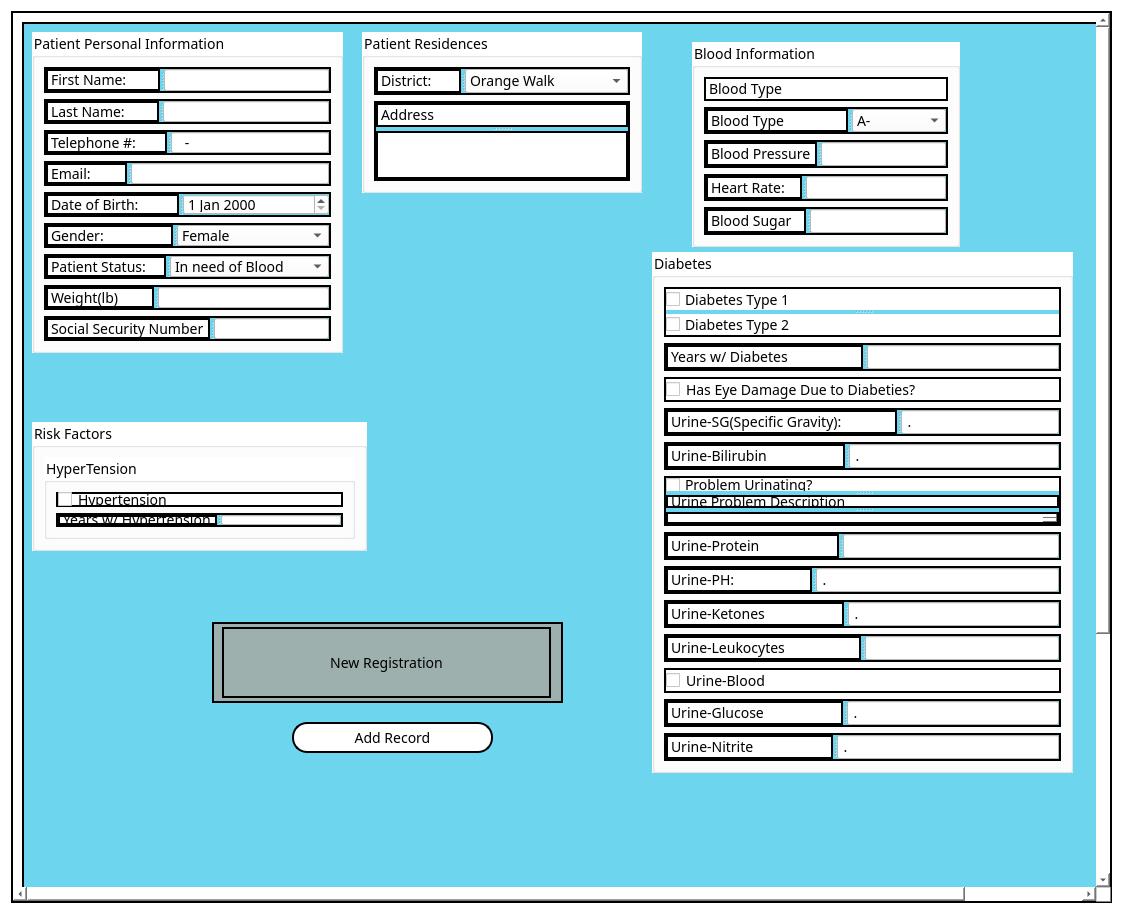
<?xml version="1.0" encoding="UTF-8"?>
<ui version="4.0">
 <class>PatientRegistration</class>
 <widget class="QDialog" name="PatientRegistration">
  <property name="geometry">
   <rect>
    <x>0</x>
    <y>0</y>
    <width>1123</width>
    <height>914</height>
   </rect>
  </property>
  <property name="windowTitle">
   <string>Dialog</string>
  </property>
  <property name="styleSheet">
   <string notr="true">*{
    font-family: century gothic;
    font-size: 14px;
}

QToolButton
{
    background: #D1D2D2;
    border-radius: 30px;
}

QLabel
{
    color: black;
}

QPushButton
{
   border: 2px solid black;
   background-color: #D1D2D2;
   border-radius: 15px;
}

QPushButton:hover
{
   color: #D1D2D2;
   border-radius: 15px;
   background: #16A5C3;
}

QFrame
{
  background: #C7D1D1;
  border: 2px solid black
}

QWidget
{
   color: black;
    background-color: white;
}

QMessageBox
{
   color: black;
   background-color: white;
}</string>
  </property>
  <layout class="QVBoxLayout" name="verticalLayout">
   <item>
    <widget class="QScrollArea" name="scrollArea">
     <property name="widgetResizable">
      <bool>true</bool>
     </property>
     <widget class="QWidget" name="scrollAreaWidgetContents">
      <property name="geometry">
       <rect>
        <x>0</x>
        <y>0</y>
        <width>1218</width>
        <height>1218</height>
       </rect>
      </property>
      <layout class="QVBoxLayout" name="verticalLayout_2">
       <item>
        <widget class="QFrame" name="frame">
         <property name="minimumSize">
          <size>
           <width>1200</width>
           <height>1200</height>
          </size>
         </property>
         <property name="styleSheet">
          <string notr="true">QFrame
{
   background-color:   #6dd5ed;
}</string>
         </property>
         <property name="frameShape">
          <enum>QFrame::StyledPanel</enum>
         </property>
         <property name="frameShadow">
          <enum>QFrame::Raised</enum>
         </property>
         <widget class="QFrame" name="frame_2">
          <property name="geometry">
           <rect>
            <x>190</x>
            <y>600</y>
            <width>351</width>
            <height>81</height>
           </rect>
          </property>
          <property name="styleSheet">
           <string notr="true">QFrame
{
   background: #9db0ad;
}</string>
          </property>
          <property name="frameShape">
           <enum>QFrame::StyledPanel</enum>
          </property>
          <property name="frameShadow">
           <enum>QFrame::Raised</enum>
          </property>
          <widget class="QLabel" name="label_48">
           <property name="geometry">
            <rect>
             <x>10</x>
             <y>5</y>
             <width>329</width>
             <height>71</height>
            </rect>
           </property>
           <property name="text">
            <string>New Registration</string>
           </property>
           <property name="alignment">
            <set>Qt::AlignCenter</set>
           </property>
          </widget>
         </widget>
         <widget class="QPushButton" name="patient_add_record_btn">
          <property name="geometry">
           <rect>
            <x>270</x>
            <y>700</y>
            <width>201</width>
            <height>31</height>
           </rect>
          </property>
          <property name="styleSheet">
           <string notr="true">QPushButton
{
    color: black;
    background-color: white;
}

QPushButton:hover
{
   color: #D1D2D2;
   border-radius: 15px;
   background: #426a78;
}</string>
          </property>
          <property name="text">
           <string>Add Record</string>
          </property>
         </widget>
         <widget class="QGroupBox" name="groupBox">
          <property name="geometry">
           <rect>
            <x>10</x>
            <y>10</y>
            <width>311</width>
            <height>321</height>
           </rect>
          </property>
          <property name="title">
           <string>Patient Personal Information</string>
          </property>
          <layout class="QVBoxLayout" name="verticalLayout_17">
           <item>
            <widget class="QSplitter" name="splitter_65">
             <property name="orientation">
              <enum>Qt::Horizontal</enum>
             </property>
             <widget class="QLabel" name="FNameLabel_3">
              <property name="styleSheet">
               <string notr="true">QLabel
{
    color: black;
    background-color: white;
}</string>
              </property>
              <property name="text">
               <string>First Name:</string>
              </property>
             </widget>
             <widget class="QLineEdit" name="FNameEdit">
              <property name="styleSheet">
               <string notr="true">QLineEdit
{
    color: black;
    background-color: white;
}</string>
              </property>
             </widget>
            </widget>
           </item>
           <item>
            <widget class="QSplitter" name="splitter_66">
             <property name="orientation">
              <enum>Qt::Horizontal</enum>
             </property>
             <widget class="QLabel" name="LNameLabel_3">
              <property name="styleSheet">
               <string notr="true">QLabel
{
    color: black;
    background-color: white;
}</string>
              </property>
              <property name="text">
               <string>Last Name:</string>
              </property>
             </widget>
             <widget class="QLineEdit" name="LNameEdit">
              <property name="styleSheet">
               <string notr="true">QLineEdit
{
    color: black;
    background-color: white;
}</string>
              </property>
             </widget>
            </widget>
           </item>
           <item>
            <widget class="QSplitter" name="splitter_67">
             <property name="orientation">
              <enum>Qt::Horizontal</enum>
             </property>
             <widget class="QLabel" name="label_46">
              <property name="styleSheet">
               <string notr="true">QLabel
{
    color: black;
    background-color: white;
}</string>
              </property>
              <property name="text">
               <string>Telephone #:</string>
              </property>
             </widget>
             <widget class="QLineEdit" name="PhoneEdit">
              <property name="styleSheet">
               <string notr="true">QLineEdit
{
    color: black;
    background-color: white;
}</string>
              </property>
              <property name="inputMask">
               <string>999-9999</string>
              </property>
             </widget>
            </widget>
           </item>
           <item>
            <widget class="QSplitter" name="splitter_68">
             <property name="orientation">
              <enum>Qt::Horizontal</enum>
             </property>
             <widget class="QLabel" name="Email_3">
              <property name="styleSheet">
               <string notr="true">QLabel
{
    color: black;
    background-color: white;
}</string>
              </property>
              <property name="text">
               <string>Email:</string>
              </property>
             </widget>
             <widget class="QLineEdit" name="Email_Edit">
              <property name="styleSheet">
               <string notr="true">QLineEdit
{
    color: black;
    background-color: white;
}</string>
              </property>
             </widget>
            </widget>
           </item>
           <item>
            <widget class="QSplitter" name="splitter_69">
             <property name="orientation">
              <enum>Qt::Horizontal</enum>
             </property>
             <widget class="QLabel" name="DOBLabel">
              <property name="styleSheet">
               <string notr="true">QLabel
{
    color: black;
    background-color: white;
}</string>
              </property>
              <property name="text">
               <string>Date of Birth:</string>
              </property>
             </widget>
             <widget class="QDateEdit" name="DOB_Date_Edit"/>
            </widget>
           </item>
           <item>
            <widget class="QSplitter" name="splitter_70">
             <property name="orientation">
              <enum>Qt::Horizontal</enum>
             </property>
             <widget class="QLabel" name="GenderLabel_3">
              <property name="styleSheet">
               <string notr="true">QLabel
{
    color: black;
    background-color: white;
}</string>
              </property>
              <property name="text">
               <string>Gender:</string>
              </property>
             </widget>
             <widget class="QComboBox" name="GenderCombo">
              <property name="styleSheet">
               <string notr="true">QComboBox
{
    color: black;
    background-color: white;
}</string>
              </property>
              <item>
               <property name="text">
                <string>Female</string>
               </property>
              </item>
              <item>
               <property name="text">
                <string>Male</string>
               </property>
              </item>
             </widget>
            </widget>
           </item>
           <item>
            <widget class="QSplitter" name="splitter_71">
             <property name="orientation">
              <enum>Qt::Horizontal</enum>
             </property>
             <widget class="QLabel" name="PatientLabel_3">
              <property name="styleSheet">
               <string notr="true">QLabel
{
    color: black;
    background-color: white;
}</string>
              </property>
              <property name="text">
               <string>Patient Status:</string>
              </property>
             </widget>
             <widget class="QComboBox" name="PatientStatus_Combo">
              <property name="styleSheet">
               <string notr="true">QComboBox
{
    color: black;
    background-color: white;
}</string>
              </property>
              <item>
               <property name="text">
                <string>In need of Blood</string>
               </property>
              </item>
              <item>
               <property name="text">
                <string>On Treatment</string>
               </property>
              </item>
              <item>
               <property name="text">
                <string>Deceased</string>
               </property>
              </item>
              <item>
               <property name="text">
                <string>New Patient</string>
               </property>
              </item>
             </widget>
            </widget>
           </item>
           <item>
            <widget class="QSplitter" name="splitter_72">
             <property name="orientation">
              <enum>Qt::Horizontal</enum>
             </property>
             <widget class="QLabel" name="patient_weight_label_3">
              <property name="styleSheet">
               <string notr="true">QLabel
{
    color: black;
    background-color: white;
}</string>
              </property>
              <property name="text">
               <string>Weight(lb)</string>
              </property>
             </widget>
             <widget class="QLineEdit" name="weigthEdit">
              <property name="styleSheet">
               <string notr="true">QLineEdit
{
    color: black;
    background-color: white;
}</string>
              </property>
             </widget>
            </widget>
           </item>
           <item>
            <widget class="QSplitter" name="splitter_77">
             <property name="orientation">
              <enum>Qt::Horizontal</enum>
             </property>
             <widget class="QLabel" name="label_51">
              <property name="styleSheet">
               <string notr="true">QLabel
{
    color: black;
    background-color: white;
}</string>
              </property>
              <property name="text">
               <string>Social Security Number</string>
              </property>
             </widget>
             <widget class="QLineEdit" name="patient_ssn_Box">
              <property name="styleSheet">
               <string notr="true">QLineEdit
{
    color: black;
    background-color: white;
}</string>
              </property>
              <property name="inputMask">
               <string>999999999</string>
              </property>
             </widget>
            </widget>
           </item>
          </layout>
         </widget>
         <widget class="QGroupBox" name="groupBox_5">
          <property name="geometry">
           <rect>
            <x>10</x>
            <y>400</y>
            <width>335</width>
            <height>129</height>
           </rect>
          </property>
          <property name="title">
           <string>Risk Factors</string>
          </property>
          <layout class="QVBoxLayout" name="verticalLayout_18">
           <item>
            <widget class="QGroupBox" name="groupBox_9">
             <property name="title">
              <string>HyperTension</string>
             </property>
             <layout class="QVBoxLayout" name="verticalLayout_19">
              <item>
               <widget class="QCheckBox" name="hyper_CheckBox">
                <property name="styleSheet">
                 <string notr="true">QCheckBox
{
    color: black;
    background-color: white;
    border: 2px solid black
}</string>
                </property>
                <property name="text">
                 <string>Hypertension</string>
                </property>
               </widget>
              </item>
              <item>
               <widget class="QSplitter" name="Hypertention_Splitter">
                <property name="orientation">
                 <enum>Qt::Horizontal</enum>
                </property>
                <widget class="QLabel" name="hyperLabel_3">
                 <property name="styleSheet">
                  <string notr="true">QLabel
{
    color: black;
    background-color: white;
}</string>
                 </property>
                 <property name="text">
                  <string>Years w/ Hypertension</string>
                 </property>
                </widget>
                <widget class="QLineEdit" name="HyperYears_Edit">
                 <property name="styleSheet">
                  <string notr="true">QLineEdit
{
    color: black;
    background-color: white;
}</string>
                 </property>
                </widget>
               </widget>
              </item>
             </layout>
            </widget>
           </item>
          </layout>
         </widget>
         <widget class="QGroupBox" name="groupBox_2">
          <property name="geometry">
           <rect>
            <x>340</x>
            <y>10</y>
            <width>280</width>
            <height>161</height>
           </rect>
          </property>
          <property name="title">
           <string>Patient Residences</string>
          </property>
          <layout class="QVBoxLayout" name="verticalLayout_20">
           <item>
            <widget class="QSplitter" name="splitter_74">
             <property name="orientation">
              <enum>Qt::Horizontal</enum>
             </property>
             <widget class="QLabel" name="DistrictLabel_3">
              <property name="styleSheet">
               <string notr="true">QLabel
{
    color: black;
    background-color: white;
}</string>
              </property>
              <property name="text">
               <string>District:</string>
              </property>
             </widget>
             <widget class="QComboBox" name="DistrictCombo">
              <property name="styleSheet">
               <string notr="true">QComboBox
{
    color: black;
    background-color: white;
}</string>
              </property>
              <item>
               <property name="text">
                <string>Orange Walk</string>
               </property>
              </item>
              <item>
               <property name="text">
                <string>Cayo</string>
               </property>
              </item>
              <item>
               <property name="text">
                <string>Belize</string>
               </property>
              </item>
              <item>
               <property name="text">
                <string>Stann Creek</string>
               </property>
              </item>
              <item>
               <property name="text">
                <string>Toledo</string>
               </property>
              </item>
              <item>
               <property name="text">
                <string>Corozal</string>
               </property>
              </item>
              <item>
               <property name="text">
                <string>Other</string>
               </property>
              </item>
             </widget>
            </widget>
           </item>
           <item>
            <widget class="QSplitter" name="splitter_75">
             <property name="orientation">
              <enum>Qt::Vertical</enum>
             </property>
             <widget class="QLabel" name="label_47">
              <property name="styleSheet">
               <string notr="true">QLabel
{
    color: black;
    background-color: white;
}</string>
              </property>
              <property name="text">
               <string>Address</string>
              </property>
             </widget>
             <widget class="QTextEdit" name="Address_Text_Box">
              <property name="styleSheet">
               <string notr="true">QTextEdit
{
    color: black;
    background-color: white;
}</string>
              </property>
             </widget>
            </widget>
           </item>
          </layout>
         </widget>
         <widget class="QGroupBox" name="groupBox_7">
          <property name="geometry">
           <rect>
            <x>630</x>
            <y>230</y>
            <width>421</width>
            <height>521</height>
           </rect>
          </property>
          <property name="title">
           <string>Diabetes</string>
          </property>
          <layout class="QVBoxLayout" name="verticalLayout_15">
           <item>
            <widget class="QSplitter" name="splitter_51">
             <property name="orientation">
              <enum>Qt::Vertical</enum>
             </property>
             <widget class="QCheckBox" name="DiabetesType1Box">
              <property name="styleSheet">
               <string notr="true">QCheckBox
{
    color: black;
    background-color: white;
}</string>
              </property>
              <property name="text">
               <string>Diabetes Type 1</string>
              </property>
             </widget>
             <widget class="QCheckBox" name="DiabetesType2Box">
              <property name="styleSheet">
               <string notr="true">QCheckBox
{
    color: black;
    background-color: white;
}</string>
              </property>
              <property name="text">
               <string>Diabetes Type 2</string>
              </property>
             </widget>
            </widget>
           </item>
           <item>
            <widget class="QSplitter" name="splitter_52">
             <property name="orientation">
              <enum>Qt::Horizontal</enum>
             </property>
             <widget class="QLabel" name="diabetesLabel_3">
              <property name="styleSheet">
               <string notr="true">QLabel
{
    color: black;
    background-color: white;
}</string>
              </property>
              <property name="text">
               <string>Years w/ Diabetes</string>
              </property>
             </widget>
             <widget class="QLineEdit" name="DiabetesYearsEdit">
              <property name="styleSheet">
               <string notr="true">QLineEdit
{
    color: black;
    background-color: white;
}</string>
              </property>
              <property name="inputMask">
               <string>d09</string>
              </property>
             </widget>
            </widget>
           </item>
           <item>
            <widget class="QCheckBox" name="eyeDamageBox">
             <property name="whatsThis">
              <string>&lt;html&gt;&lt;head/&gt;&lt;body&gt;&lt;p&gt;diabetic macular edema&lt;/p&gt;&lt;/body&gt;&lt;/html&gt;</string>
             </property>
             <property name="styleSheet">
              <string notr="true">QCheckBox
{
    color: black;
    background-color: white;
    border: 2px solid black
}</string>
             </property>
             <property name="text">
              <string>Has Eye Damage Due to Diabeties?</string>
             </property>
            </widget>
           </item>
           <item>
            <widget class="QSplitter" name="splitter_53">
             <property name="orientation">
              <enum>Qt::Horizontal</enum>
             </property>
             <widget class="QLabel" name="label_33">
              <property name="styleSheet">
               <string notr="true">QLabel
{
    color: black;
    background-color: white;
}</string>
              </property>
              <property name="text">
               <string>Urine-SG(Specific Gravity):</string>
              </property>
             </widget>
             <widget class="QLineEdit" name="Urine_SG_Edit">
              <property name="toolTip">
               <string>&lt;html&gt;&lt;head/&gt;&lt;body&gt;&lt;p&gt;Normal Values: 1.005-1.030&lt;/p&gt;&lt;/body&gt;&lt;/html&gt;</string>
              </property>
              <property name="whatsThis">
               <string>&lt;html&gt;&lt;head/&gt;&lt;body&gt;&lt;p&gt;A urine concentration test measures the ability of the kidneys to conserve or excrete water.&lt;/p&gt;&lt;/body&gt;&lt;/html&gt;</string>
              </property>
              <property name="styleSheet">
               <string notr="true">QLineEdit
{
    color: black;
    background-color: white;
}</string>
              </property>
              <property name="inputMask">
               <string>b.999</string>
              </property>
             </widget>
            </widget>
           </item>
           <item>
            <widget class="QSplitter" name="splitter_54">
             <property name="orientation">
              <enum>Qt::Horizontal</enum>
             </property>
             <widget class="QLabel" name="UrineBilLabel">
              <property name="styleSheet">
               <string notr="true">QLabel
{
    color: black;
    background-color: white;
}</string>
              </property>
              <property name="text">
               <string>Urine-Bilirubin</string>
              </property>
             </widget>
             <widget class="QLineEdit" name="UrineBilEdit">
              <property name="toolTip">
               <string>&lt;html&gt;&lt;head/&gt;&lt;body&gt;&lt;p&gt;Normal Range 0.3 - 1.0 mg/dL&lt;/p&gt;&lt;/body&gt;&lt;/html&gt;</string>
              </property>
              <property name="styleSheet">
               <string notr="true">QLineEdit
{
    color: black;
    background-color: white;
}</string>
              </property>
              <property name="inputMask">
               <string>9.9</string>
              </property>
             </widget>
            </widget>
           </item>
           <item>
            <widget class="QSplitter" name="splitter_55">
             <property name="orientation">
              <enum>Qt::Vertical</enum>
             </property>
             <widget class="QCheckBox" name="UrineProblemCheck">
              <property name="styleSheet">
               <string notr="true">QCheckBox
{
    color: black;
    background-color: white;
}</string>
              </property>
              <property name="text">
               <string>Problem Urinating?</string>
              </property>
             </widget>
             <widget class="QLabel" name="UrineProblemLabel">
              <property name="styleSheet">
               <string notr="true">QLabel
{
    color: black;
    background-color: white;
}</string>
              </property>
              <property name="text">
               <string>Urine Problem Description</string>
              </property>
             </widget>
             <widget class="QTextEdit" name="UrineProblemEdit">
              <property name="styleSheet">
               <string notr="true">QTextEdit
{
    color: black;
    background-color: white;
}</string>
              </property>
             </widget>
            </widget>
           </item>
           <item>
            <widget class="QSplitter" name="splitter_76">
             <property name="orientation">
              <enum>Qt::Horizontal</enum>
             </property>
             <widget class="QLabel" name="label_49">
              <property name="styleSheet">
               <string notr="true">QLabel
{
    color: black;
    background-color: white;
}</string>
              </property>
              <property name="text">
               <string>Urine-Protein</string>
              </property>
             </widget>
             <widget class="QLineEdit" name="UrineProteinEdit">
              <property name="toolTip">
               <string>&lt;html&gt;&lt;head/&gt;&lt;body&gt;&lt;p&gt;Normal range: 0 - 14 mg/dL&lt;/p&gt;&lt;/body&gt;&lt;/html&gt;</string>
              </property>
              <property name="styleSheet">
               <string notr="true">QLineEdit
{
    color: black;
    background-color: white;
}</string>
              </property>
              <property name="inputMask">
               <string>09</string>
              </property>
             </widget>
            </widget>
           </item>
           <item>
            <widget class="QSplitter" name="splitter_56">
             <property name="orientation">
              <enum>Qt::Horizontal</enum>
             </property>
             <widget class="QLabel" name="label_36">
              <property name="styleSheet">
               <string notr="true">QLabel
{
    color: black;
    background-color: white;
}</string>
              </property>
              <property name="text">
               <string>Urine-PH:</string>
              </property>
             </widget>
             <widget class="QLineEdit" name="Urine_PH_Edit">
              <property name="toolTip">
               <string>&lt;html&gt;&lt;head/&gt;&lt;body&gt;&lt;p&gt;Normal range:&lt;span style=&quot; font-weight:700;&quot;/&gt;4.6 - 8.0 pH&lt;/p&gt;&lt;/body&gt;&lt;/html&gt;</string>
              </property>
              <property name="styleSheet">
               <string notr="true">QLineEdit
{
    color: black;
    background-color: white;
}</string>
              </property>
              <property name="inputMask">
               <string>9.9</string>
              </property>
             </widget>
            </widget>
           </item>
           <item>
            <widget class="QSplitter" name="splitter_57">
             <property name="orientation">
              <enum>Qt::Horizontal</enum>
             </property>
             <widget class="QLabel" name="label_37">
              <property name="styleSheet">
               <string notr="true">QLabel
{
    color: black;
    background-color: white;
}</string>
              </property>
              <property name="text">
               <string>Urine-Ketones</string>
              </property>
             </widget>
             <widget class="QLineEdit" name="Urine_KeytonesEdit">
              <property name="toolTip">
               <string>&lt;html&gt;&lt;head/&gt;&lt;body&gt;&lt;p&gt;Normal Range : &amp;lt; 0.6 &lt;/p&gt;&lt;/body&gt;&lt;/html&gt;</string>
              </property>
              <property name="styleSheet">
               <string notr="true">QLineEdit
{
    color: black;
    background-color: white;
}</string>
              </property>
              <property name="inputMask">
               <string>9.9</string>
              </property>
             </widget>
            </widget>
           </item>
           <item>
            <widget class="QSplitter" name="splitter_58">
             <property name="orientation">
              <enum>Qt::Horizontal</enum>
             </property>
             <widget class="QLabel" name="label_38">
              <property name="styleSheet">
               <string notr="true">QLabel
{
    color: black;
    background-color: white;
}</string>
              </property>
              <property name="text">
               <string>Urine-Leukocytes</string>
              </property>
             </widget>
             <widget class="QLineEdit" name="Urine_LeukocytesEdit">
              <property name="toolTip">
               <string>&lt;html&gt;&lt;head/&gt;&lt;body&gt;&lt;p&gt;Normal Range: 0-5&lt;/p&gt;&lt;/body&gt;&lt;/html&gt;</string>
              </property>
              <property name="styleSheet">
               <string notr="true">QLineEdit
{
    color: black;
    background-color: white;
}</string>
              </property>
              <property name="inputMask">
               <string>009</string>
              </property>
             </widget>
            </widget>
           </item>
           <item>
            <widget class="QCheckBox" name="UrineBloodCheck">
             <property name="styleSheet">
              <string notr="true">QCheckBox
{
    color: black;
    background-color: white;
    border: 2px solid black
}</string>
             </property>
             <property name="text">
              <string>Urine-Blood</string>
             </property>
            </widget>
           </item>
           <item>
            <widget class="QSplitter" name="splitter_59">
             <property name="orientation">
              <enum>Qt::Horizontal</enum>
             </property>
             <widget class="QLabel" name="label_39">
              <property name="styleSheet">
               <string notr="true">QLabel
{
    color: black;
    background-color: white;
}</string>
              </property>
              <property name="text">
               <string>Urine-Glucose</string>
              </property>
             </widget>
             <widget class="QLineEdit" name="UrineGlucoseEdit">
              <property name="toolTip">
               <string>&lt;html&gt;&lt;head/&gt;&lt;body&gt;&lt;p&gt;Normal Range: 0 - 0.8 mmol/L&lt;/p&gt;&lt;/body&gt;&lt;/html&gt;</string>
              </property>
              <property name="styleSheet">
               <string notr="true">QLineEdit
{
    color: black;
    background-color: white;
}</string>
              </property>
              <property name="inputMask">
               <string>0.9</string>
              </property>
             </widget>
            </widget>
           </item>
           <item>
            <widget class="QSplitter" name="splitter_60">
             <property name="orientation">
              <enum>Qt::Horizontal</enum>
             </property>
             <widget class="QLabel" name="label_40">
              <property name="styleSheet">
               <string notr="true">QLabel
{
    color: black;
    background-color: white;
}</string>
              </property>
              <property name="text">
               <string>Urine-Nitrite</string>
              </property>
             </widget>
             <widget class="QLineEdit" name="UrineNitriteEdit">
              <property name="toolTip">
               <string>&lt;html&gt;&lt;head/&gt;&lt;body&gt;&lt;p&gt;Normal Range : 1.003 - 1.030&lt;/p&gt;&lt;/body&gt;&lt;/html&gt;</string>
              </property>
              <property name="styleSheet">
               <string notr="true">QLineEdit
{
    color: black;
    background-color: white;
}</string>
              </property>
              <property name="inputMask">
               <string>b.999</string>
              </property>
             </widget>
            </widget>
           </item>
          </layout>
         </widget>
         <widget class="QGroupBox" name="groupBox_4">
          <property name="geometry">
           <rect>
            <x>670</x>
            <y>20</y>
            <width>268</width>
            <height>205</height>
           </rect>
          </property>
          <property name="title">
           <string>Blood Information</string>
          </property>
          <layout class="QVBoxLayout" name="verticalLayout_16">
           <item>
            <widget class="QLabel" name="label_41">
             <property name="styleSheet">
              <string notr="true">QLabel
{
    color: black;
    background-color: white;
}</string>
             </property>
             <property name="text">
              <string>Blood Type</string>
             </property>
            </widget>
           </item>
           <item>
            <widget class="QSplitter" name="splitter_62">
             <property name="orientation">
              <enum>Qt::Horizontal</enum>
             </property>
             <widget class="QLabel" name="label_50">
              <property name="styleSheet">
               <string notr="true">QLabel
{
    color: black;
    background-color: white;
}</string>
              </property>
              <property name="text">
               <string>Blood Type</string>
              </property>
             </widget>
             <widget class="QComboBox" name="bloodtypeCombo">
              <item>
               <property name="text">
                <string>A-</string>
               </property>
              </item>
              <item>
               <property name="text">
                <string>A+</string>
               </property>
              </item>
              <item>
               <property name="text">
                <string>AB-</string>
               </property>
              </item>
              <item>
               <property name="text">
                <string>AB+</string>
               </property>
              </item>
              <item>
               <property name="text">
                <string>B-</string>
               </property>
              </item>
              <item>
               <property name="text">
                <string>B+</string>
               </property>
              </item>
              <item>
               <property name="text">
                <string>O-</string>
               </property>
              </item>
              <item>
               <property name="text">
                <string>O+</string>
               </property>
              </item>
             </widget>
            </widget>
           </item>
           <item>
            <widget class="QSplitter" name="splitter_61">
             <property name="orientation">
              <enum>Qt::Horizontal</enum>
             </property>
             <widget class="QLabel" name="label_42">
              <property name="styleSheet">
               <string notr="true">QLabel
{
    color: black;
    background-color: white;
}</string>
              </property>
              <property name="text">
               <string>Blood Pressure</string>
              </property>
             </widget>
             <widget class="QLineEdit" name="BloodPressureEdit">
              <property name="toolTip">
               <string>&lt;html&gt;&lt;head/&gt;&lt;body&gt;&lt;p&gt;Enter systoldic&lt;span style=&quot; font-weight:700;&quot;/&gt;pressure&lt;span style=&quot; font-weight:700;&quot;/&gt;of Patient&lt;/p&gt;&lt;/body&gt;&lt;/html&gt;</string>
              </property>
              <property name="styleSheet">
               <string notr="true">QLineEdit
{
    color: black;
    background-color: white;
}</string>
              </property>
              <property name="inputMask">
               <string>d99</string>
              </property>
             </widget>
            </widget>
           </item>
           <item>
            <widget class="QSplitter" name="splitter_63">
             <property name="orientation">
              <enum>Qt::Horizontal</enum>
             </property>
             <widget class="QLabel" name="label_44">
              <property name="styleSheet">
               <string notr="true">QLabel
{
    color: black;
    background-color: white;
}</string>
              </property>
              <property name="text">
               <string>Heart Rate:</string>
              </property>
             </widget>
             <widget class="QLineEdit" name="HeartRateEdit">
              <property name="toolTip">
               <string>&lt;html&gt;&lt;head/&gt;&lt;body&gt;&lt;p&gt;Patient's heart beats per minute&lt;/p&gt;&lt;/body&gt;&lt;/html&gt;</string>
              </property>
              <property name="styleSheet">
               <string notr="true">QLineEdit
{
    color: black;
    background-color: white;
}</string>
              </property>
              <property name="inputMask">
               <string>d99</string>
              </property>
             </widget>
            </widget>
           </item>
           <item>
            <widget class="QSplitter" name="splitter_64">
             <property name="orientation">
              <enum>Qt::Horizontal</enum>
             </property>
             <widget class="QLabel" name="label_45">
              <property name="styleSheet">
               <string notr="true">QLabel
{
    color: black;
    background-color: white;
}</string>
              </property>
              <property name="text">
               <string>Blood Sugar</string>
              </property>
             </widget>
             <widget class="QLineEdit" name="SugarEdit">
              <property name="toolTip">
               <string>&lt;html&gt;&lt;head/&gt;&lt;body&gt;&lt;p&gt;The patient current blood sugar level.&lt;/p&gt;&lt;/body&gt;&lt;/html&gt;</string>
              </property>
              <property name="styleSheet">
               <string notr="true">QLineEdit
{
    color: black;
    background-color: white;
}</string>
              </property>
              <property name="inputMask">
               <string>d99</string>
              </property>
             </widget>
            </widget>
           </item>
          </layout>
         </widget>
        </widget>
       </item>
      </layout>
     </widget>
    </widget>
   </item>
  </layout>
 </widget>
 <resources/>
 <connections/>
</ui>
